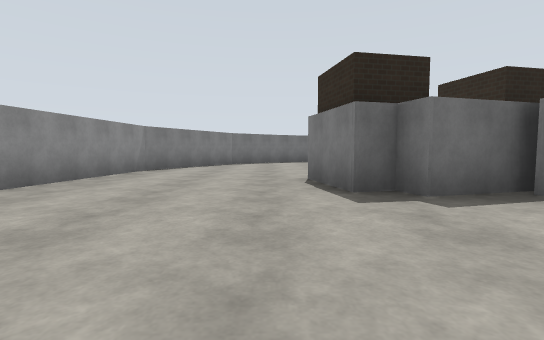
view 1 (above)

14 first-person views from a walk through a world built for the Gazebo simulator. The camera is 1.2 m above the floor, tilts 4° down and sees 85° across. The floor is counted in squares, 2.5 m on a side. Each view is taken from the middle of a square. On the plan, view 1 faces up. The plan holds only what a view shows up to about 9 squares ahead; the rest is blank. The place goes on beyond the plan. Gazebo's built-in surfaces are drawn with simple patterns.

view 2
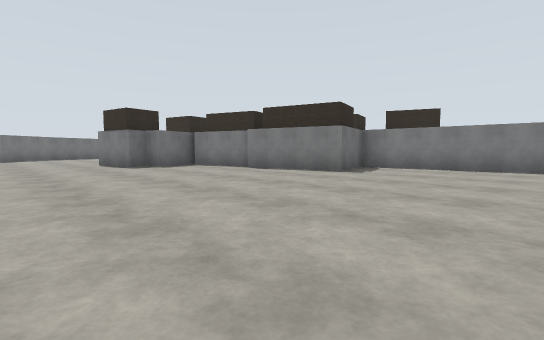

view 3
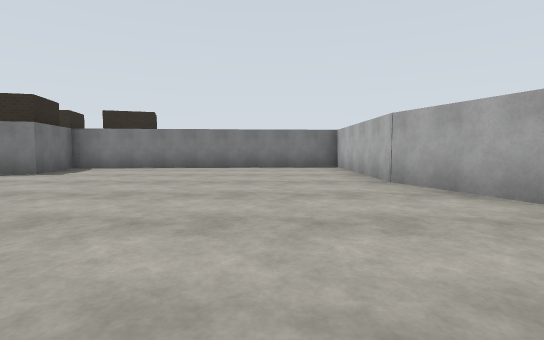

view 4
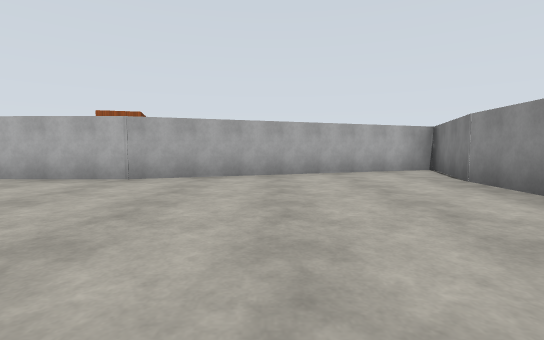

view 5
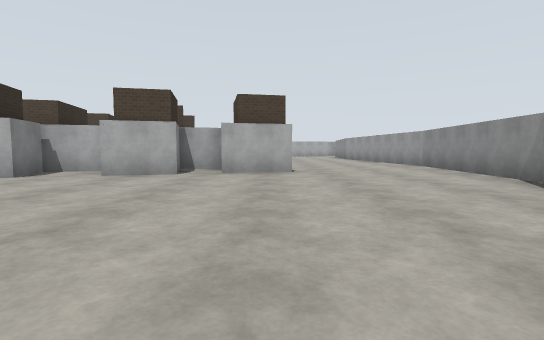

view 6
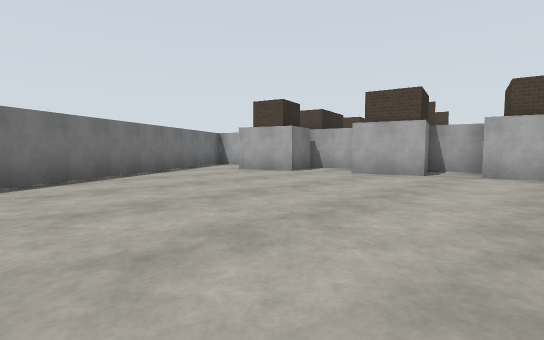

view 7
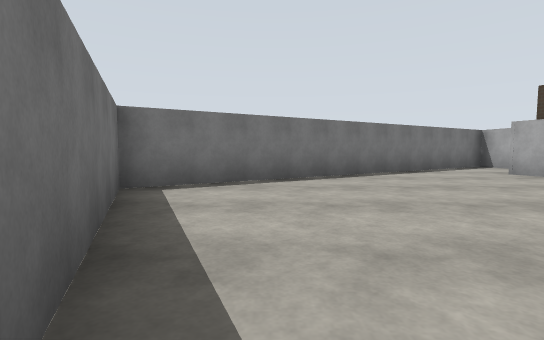

view 8
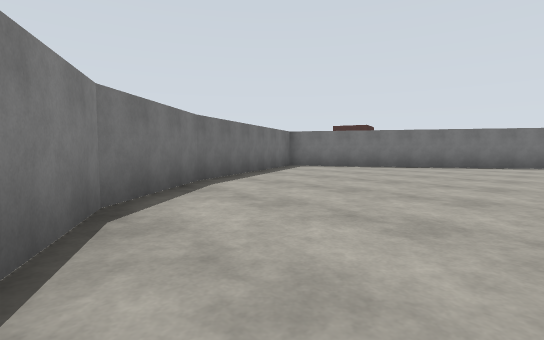

view 9
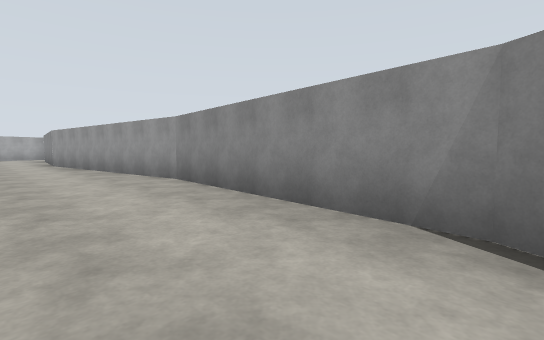

view 10
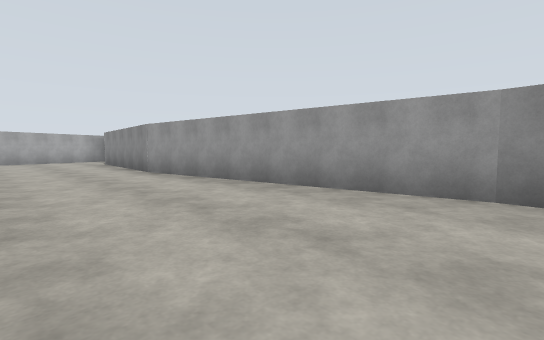

view 11
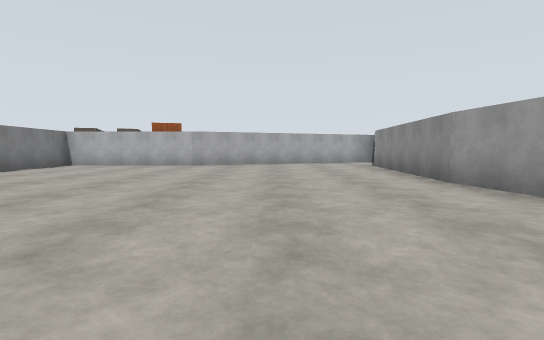

view 12
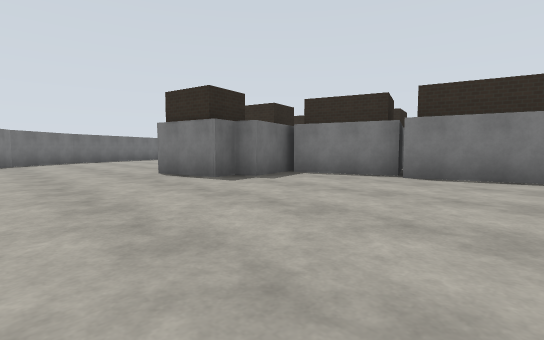

view 13
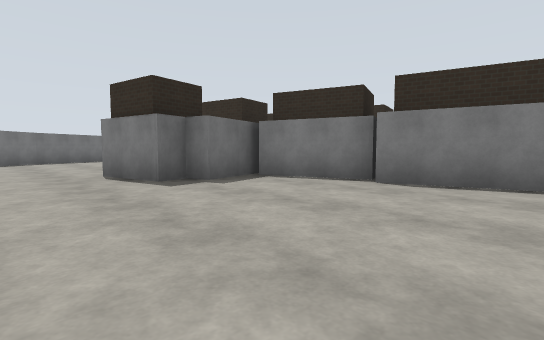

view 14
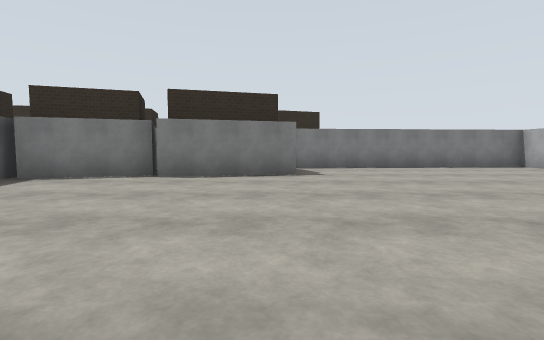

### Floor plan
Points are (right, up) in squares from view 1. A wall is a line through its corners. A room is listed if a view was taken in it or the views show most of it. See-through windows are left out.
Room 1 (views 1, 2, 3, 4, 5, 6, 7, 8, 9, 10, 11, 12, 13, 14)
walls: (1.5, 3.4) (0.9, 3.3) (0.6, 4.7) (2.1, 5.1); (3.4, 1.2) (2.7, 3.2); (3.2, 3.4) (2.3, 3.2); (2.8, 5.3) (4.1, 5.7); (-3.3, 2.6) (-2.6, -2.4); (5.4, -1) (3.7, -1.5) (3.1, 1); (5.5, 5.5) (5.4, 6) (6.8, 6.4); (-2.9, 6.7) (-3.3, 2.5); (-2.6, -3.4) (-2.9, -7.5); (8.2, 5.1) (9.1, 5.3) (4.6, 12.9) (0.6, 11.1); (-0.5, 10.3) (-1.3, 9.7) (-2.5, 7.4); (2.3, -7.7) (6, -7.8) (5.6, -2.4); (-2.9, -7.4) (-3.7, -9.9) (1.3, -8.1)
ways out: opening at (5, 6)

Where each view was taken, in squares from view 1:
view 1: 0 up, 0 right, facing up
view 2: 5 down, 2 left, facing up-right
view 3: 6 down, 2 left, facing right
view 4: 3 down, 0 right, facing down
view 5: 11 up, 1 right, facing down
view 6: 11 up, 1 right, facing down-right
view 7: 11 up, 1 right, facing right
view 8: 7 up, 2 left, facing up-right
view 9: 7 up, 1 left, facing down-left
view 10: 3 up, 0 right, facing down-left
view 11: 1 up, 0 right, facing down
view 12: 1 down, 2 left, facing up-right
view 13: 1 down, 1 left, facing up-right
view 14: 1 down, 2 left, facing right
